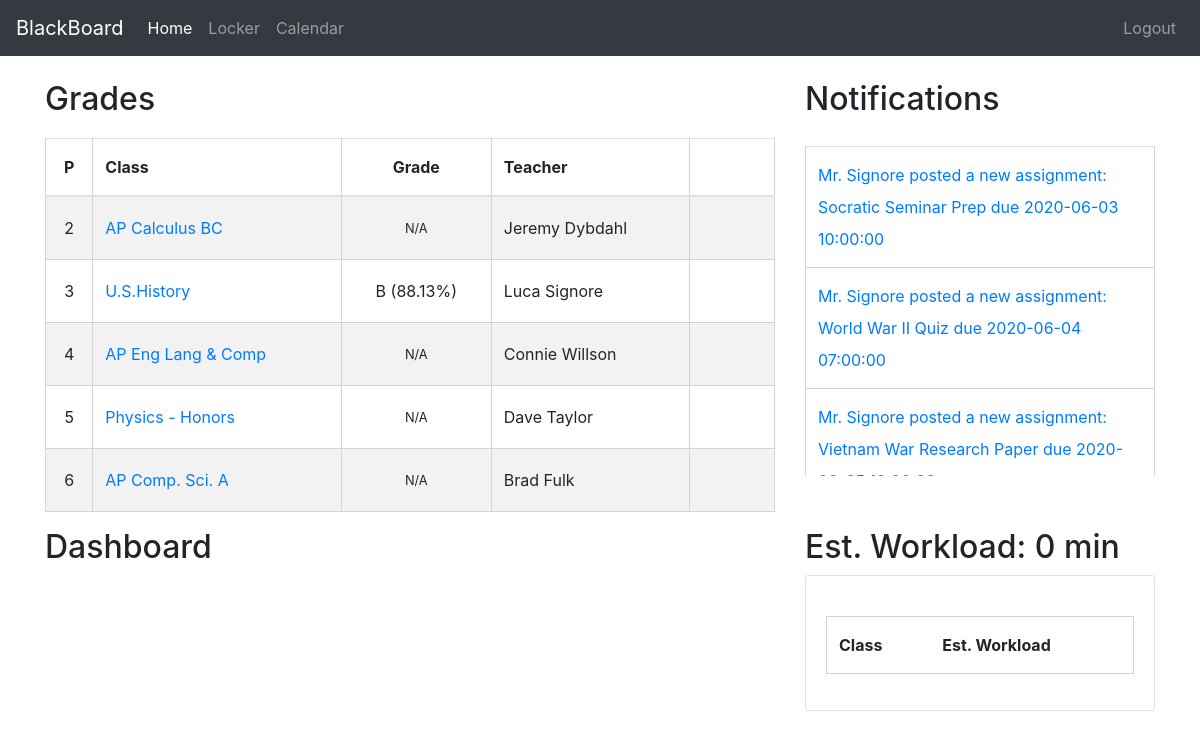
Page /students/ (signed in) on the committed database.
### board/models.py (models this page shows, shortened)
class Course(models.Model):
    course_id = models.CharField(max_length=8, primary_key=True)
    course_name = models.CharField(max_length=25)
    class Meta:
        db_table = 'courses'
        order_with_respect_to = 'course_id'

class Notification(models.Model):
    recipient = models.ForeignKey(User, on_delete=models.CASCADE)
    message = models.TextField(max_length=150, unique=False)
    sent_date = models.DateTimeField(auto_now_add=True)
    link = models.TextField(max_length=200, null=True)
    read = models.BooleanField(null=True, default=False)
    class Meta:
        db_table = 'notifications'
        order_with_respect_to = 'recipient'

### student/decorators.py (the view)
    def wrapper(request, *args, **kwargs):
        user = request.user
        try:
            student = Student.objects.all().get(user=user)
        except:
            return redirect('student-logout')
        if kwargs.get('enrollment_id'):
            enrollment = ClassEnrollment.objects.get(id=uuid.UUID(kwargs.get('enrollment_id')))
            if student.student_id == enrollment.student_id:
                return function(request, *args, **kwargs)
            else:
                return HttpResponseForbidden()
        return function(request, *args, **kwargs)

### student/templatetags/student_extras.py (called while the page is built)
@register.filter
def firm_url(relative, request):
    return request.build_absolute_uri(relative)

### student/utils.py (called while the page is built)
def get_student_submissions(enrollments):
    submissions = {}
    for enrollment in enrollments:
        assignment_refs = ClassAssignments.objects.all().filter(class_id=enrollment.class_id)
        for assignment_ref in assignment_refs:
            assignment = Assignment.objects.all().get(id=uuid.UUID(assignment_ref.assignment_id).hex)
            submission = Submission.objects.all().get(assignment_id=str(assignment.id.hex),
                                                      enrollment_id=str(enrollment.id.hex))
            submissions.update({assignment: submission})
    return submissions

def get_enrollments(student):
    return ClassEnrollment.objects.all().filter(student_id=student.student_id)

def letter_grade(percent):
    if percent >= 0.9:
        return 'A'
    elif percent >= 0.8:
        return 'B'
    elif percent >= 0.7:
        return 'C'
    elif percent >= 0.6:
        return 'D'
    else:
        return 'F'

### student/templates/student/home.html (shortened to what this page needs)
{% extends "student/base.html" %}
{% load widget_tweaks %}
{% load student_extras %}
{% load static %}
{% block css %}
    <link rel="stylesheet" href="{% static 'student/home.css' %}">
{% endblock %}
{% block body %}
    <div class="container">
        <div class="row pt-4">
            <div class="col-lg-8">
                <h2>Grades</h2>
                <table class="table table-striped">
                    <thead class="">
                        <tr>
                            <th class="class-period text-center">P</th>
                            <th>Class</th>
                            <th class = "text-center" style="width: 150px">Grade</th>
                            <th class="class-teacher">Teacher</th>
                            <th class="class-mailto"></th>
                        </tr>
                    </thead>
                    <tbody>
                        {% for class in class_data %}
                        <tr>
                            <td class="text-center align-middle">{{ class.period }}</td>
                            <td class="align-middle"><a href="{% url 'student-class' element='grades' enrollment_id=class.enrollment_id %}">{{ class.course_name }}</a></td>
                            {% if class.grade is None %}
                                <td class="text-center align-middle"><small>N/A</small></td>
                            {% else %}
                                <td class="text-center align-middle">{{ class.grade.0 }} ({{ class.grade.1|floatformat:2 }}%)</td>
                            {% endif %}
                            <td class="align-middle">{{ class.teacher_name }}</td>
                            <td><button class="btn" onclick="location.href='mailto:{{ class.teacher_email }}'">
                                <i class="fa fa-mail-bulk"></i>
                            </button></td>
                        </tr>
                        {% endfor %}
                    </tbody>
                </table>
            </div>
            <div class="col-lg">
                <h2>Notifications</h2>
                <div style="overflow: auto !important; max-height: 350px;">
                    <table class="table">
                        <tbody>
                            {% for notification in notifications %}
                                <tr>
                                    <td><a href="{{ notification.link|firm_url:request }}">{{ notification.message }}</a></td>
                                </tr>
                            {% endfor %}
                        </tbody>
                    </table>
                </div>
            </div>
        </div>
        <div class="row">
            <div class="col-8">
                <h2>Dashboard</h2>
            </div>
            <div class="col-4">
                <h2>Est. Workload: {{ est_completion_time }} min</h2>
                {% if class_workloads %}
                    <div class="card">
                        <div class="card-body">
                            <table class="table table-borderless">
                                <thead>
                                    <tr>
                                        <th>Class</th>
                                        <th>Est. Workload</th>
                                    </tr>
                                </thead>
                            </table>
                        </div>
                    </div>
                {% endif %}
            </div>
        </div>
    </div>
    <div style="height: 200px"></div>
{% endblock %}

### student/static/student/home.css (style rules this page uses)
table { width: 50%; border-collapse: collapse; }
table, th, td { line-height: 2em; margin: 20px auto auto; border: 1px solid lightgray; }
td { padding-left: 10px; padding-right: 10px; }

### rows in the picture
Course: course_name "AP Calculus BC"
Course: course_name "U.S.History"
Course: course_name "AP Eng Lang & Comp"
Course: course_name "Physics - Honors"
Course: course_name "AP Comp. Sci. A"
Notification: message "Mr. Signore posted a new assignment: Socratic Seminar Prep due 2020-06-03 10:00:00"
Notification: message "Mr. Signore posted a new assignment: World War II Quiz due 2020-06-04 07:00:00"
Notification: message "Mr. Signore posted a new assignment: Vietnam War Research Paper due…"

### other values in the picture
{{ class.period }} "2" "3" "4" "5" "6"
{{ class.teacher_name }} "Jeremy Dybdahl" "Luca Signore" "Connie Willson" "Dave Taylor" "Brad Fulk"
{{ class.grade.0 }} "B"
{{ class.grade.1|floatformat:2 }} "88.13"
{{ est_completion_time }} "0"
